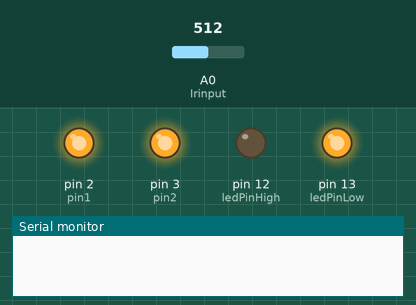
The sketch below on a simulated Arduino Uno, built with avr-gcc and run on an emulated ATmega328P. On the bench: output pins drawn as LEDs (lit = HIGH), the last lines printed to the serial monitor. Dashed ring = blinking. The test bench sets the inputs (shaded band); at power-on: A0 (Irinput) = 512.

Above: at 1.2 s.
1.3 s: A0 (Irinput) set to 526
At 1.51 s:
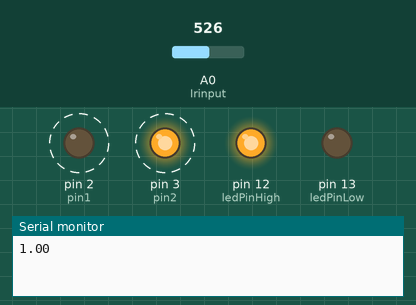
4.3 s: A0 (Irinput) set to 511
At 4.53 s:
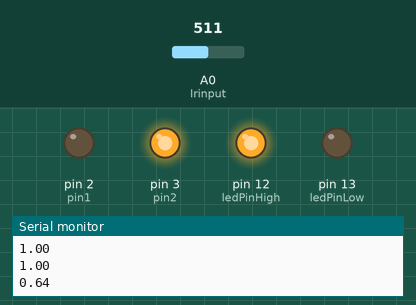
6.1 s: A0 (Irinput) set to 716
At 6.35 s:
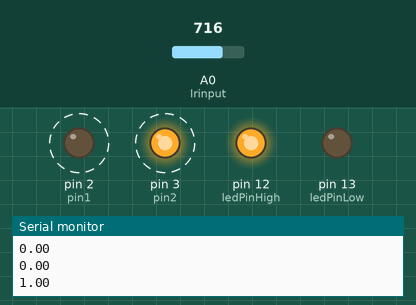
Timing chart, 0 to 15.1 s (numbered marks = the images above; inputs shaded):
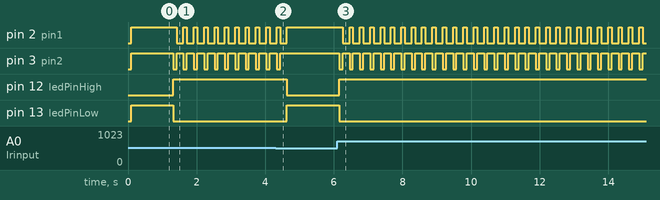

Measured:
- the behaviour switches between 512 and 513 on A0 (Irinput) (found by bisection; images 0 and 1)
- after the input at 1.3 s, pin 2 (pin1): alternates HIGH for 0.10 s and LOW for 0.20 s, starting after 0.12 s; pin 3 (pin2): alternates HIGH for 0.20 s and LOW for 0.10 s, starting at once; pin 12 (ledPinHigh): LOW → HIGH at once; pin 13 (ledPinLow): HIGH → LOW at once
- after the input at 4.3 s, pin 2 (pin1): goes on until 4.6 s, then stays HIGH; pin 3 (pin2): goes on until 4.4 s, then stays HIGH; pin 12 (ledPinHigh): HIGH → LOW after 0.33 s; pin 13 (ledPinLow): LOW → HIGH after 0.33 s
- after the input at 6.1 s, pin 2 (pin1): alternates HIGH for 0.10 s and LOW for 0.20 s, starting after 0.16 s; pin 3 (pin2): alternates HIGH for 0.20 s and LOW for 0.10 s, starting after 0.06 s; pin 12 (ledPinHigh): LOW → HIGH after 0.06 s; pin 13 (ledPinLow): HIGH → LOW after 0.06 s

The sketch:

sketch_mar10a.pde
```cpp
int ledPinLow = 13;
int ledPinHigh = 12;
int Irinput = 0;
int val = 0;
float val2 = 0;
const int pin1 = 2;
const int pin2 = 3;
int valav1 = 0;
int valav2 = 0;
int valav3 = 0;
int valav4 = 0;
int valav5 = 0;
int valav6 = 0;
int valav7 = 0;
int valav8 = 0;
int valav9 = 0;
int valav10 = 0;

float minValue = 1000;
float maxValue = 0;

void setup()
{
pinMode(ledPinLow, OUTPUT);
pinMode(ledPinHigh, OUTPUT);
pinMode(Irinput, INPUT);
Serial.begin(9600);
pinMode(pin1, OUTPUT);
pinMode(pin2, OUTPUT);
}

void loop()
{

//val2 = ((val - 760)*3);
valav1 = analogRead(Irinput);
delay(10);
valav2 = analogRead(Irinput);
delay(10);
valav3 = analogRead(Irinput);
delay(10);
valav4 = analogRead(Irinput);
delay(10);
valav5 = analogRead(Irinput);
delay(10);
valav6 = analogRead(Irinput);
delay(10);
valav7 = analogRead(Irinput);
delay(10);
valav8 = analogRead(Irinput);
delay(10);
valav9 = analogRead(Irinput);
delay(10);
valav10 = analogRead(Irinput);
delay(10);
val = (valav1 + valav2 + valav3 + valav4 + valav5 + valav6 + valav7 + valav8 + valav9 + valav10)/10;


  if (val < minValue){
    minValue = val;
  }
  if (val > maxValue){
    maxValue = val;
  }

  if (minValue - maxValue !=0) {
    val2 = ((val-minValue)/(maxValue-minValue));
    Serial.print(val2);
    Serial.println();
  }

  if (val2 > 0.05)
{
  digitalWrite(ledPinHigh, HIGH);
  digitalWrite(ledPinLow, LOW);
  digitalWrite(pin1, HIGH);
 digitalWrite(pin2, LOW);

  delay(100);

  digitalWrite(pin1, LOW);
  digitalWrite(pin2, HIGH);
  delay(100);
}

else
{
  digitalWrite(ledPinLow, HIGH);
  digitalWrite(ledPinHigh, LOW);
  digitalWrite(pin1, HIGH);
  digitalWrite(pin2, HIGH);
}
}
```
